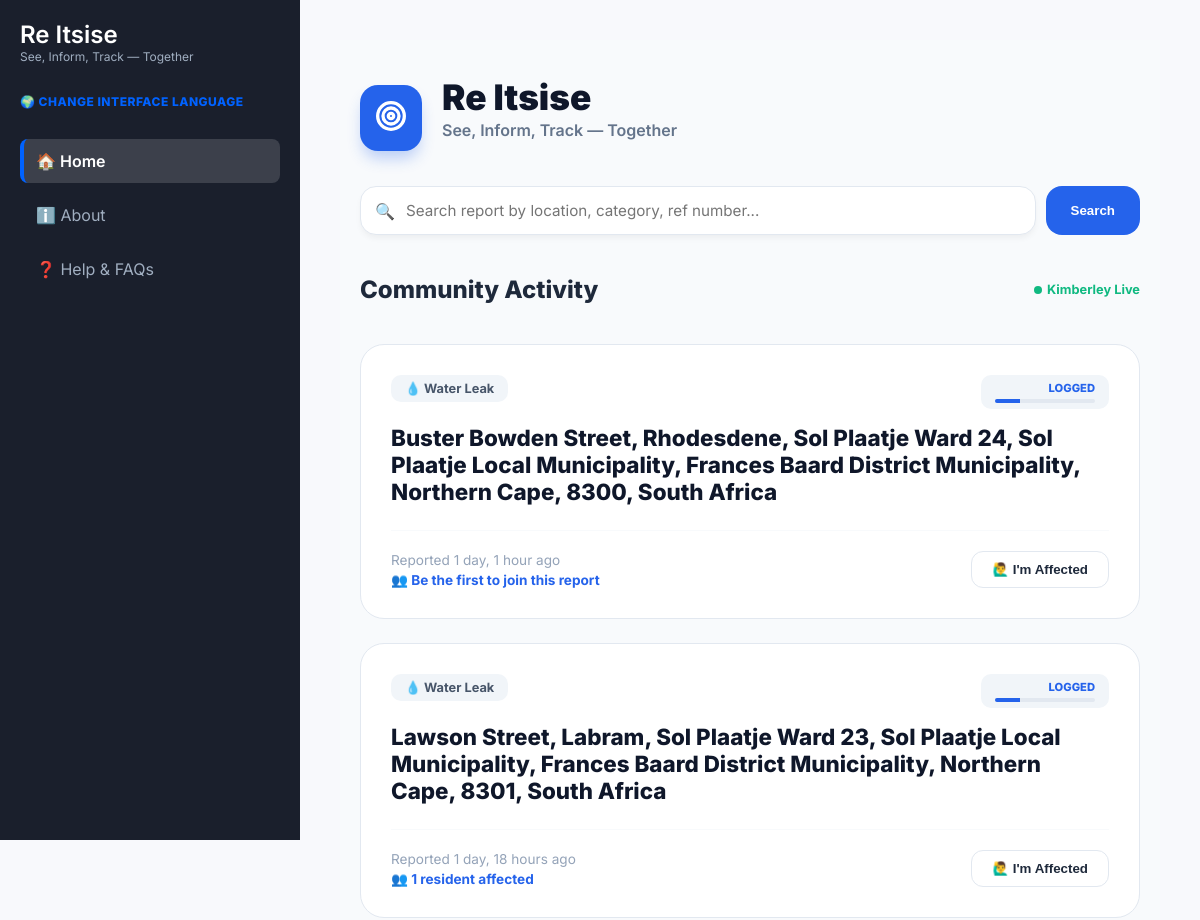
Before: / (upper part) with the older database file.
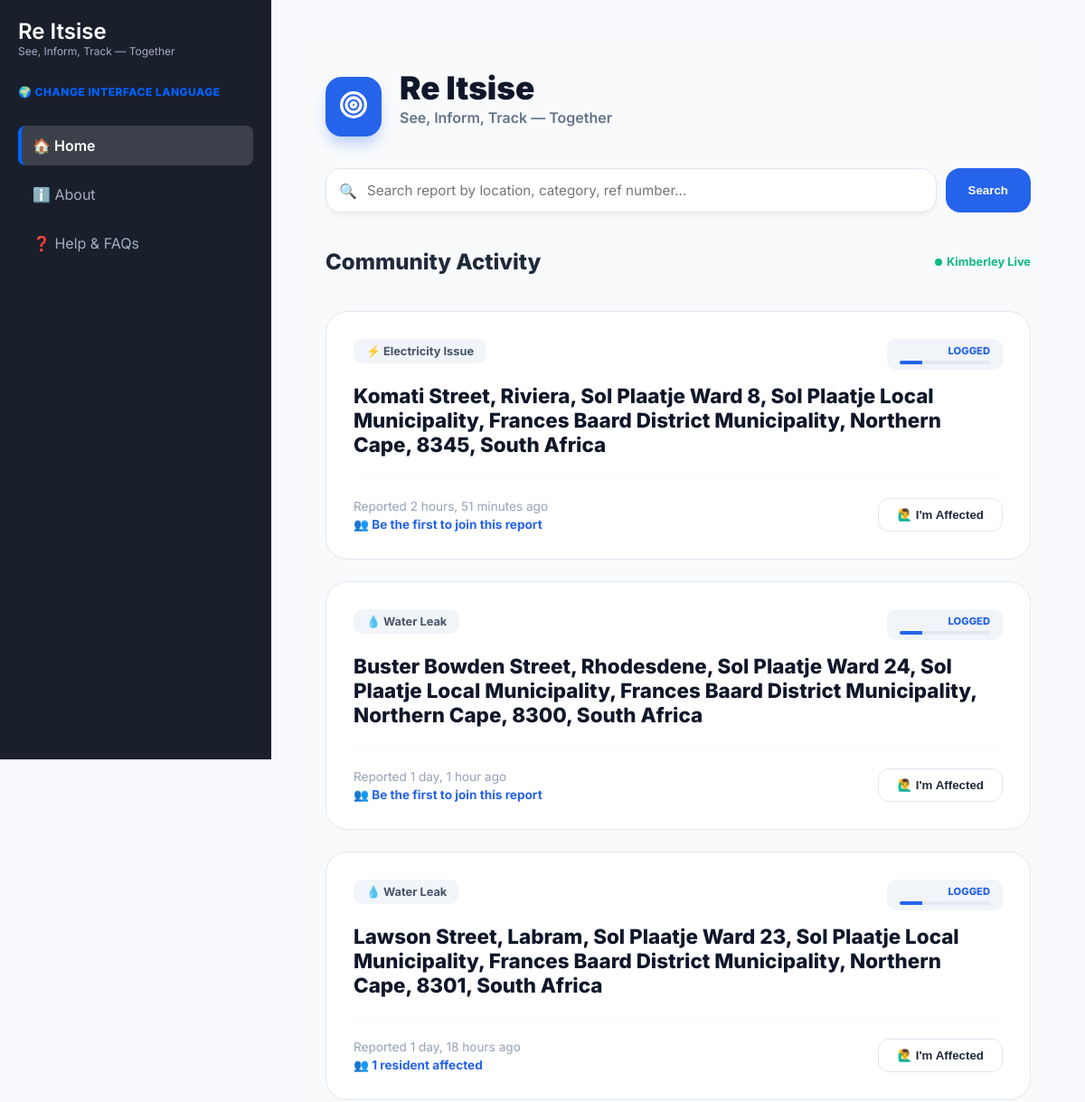
After: the same page with the newer database file.
### map/models.py (models this page shows, shortened)
class Fault(models.Model):
    CATEGORY_CHOICES = [
        ('ELEC', '⚡ Electricity'),
        ('WLEAK', '💧 Water Leak'),
        ('BPIPE', '🌊 Burst Pipe'),
        ('MHOLE', '🕳️ Missing Manhole'),
        ('RUBBL', '🏗️ Rubble'),
        ('STORM', '⛈️ Storm Water'),
        ('SANI', '🚽 Sanitation'),
        ('POTH', '🚧 Pothole'),
        ('OTHER', '🌳 Other')
    ]
    ref_number = models.CharField(max_length=12, unique=True, null=True, blank=True, editable=False)
    full_name = models.CharField(max_length=150)
    cellphone = models.CharField(max_length=15)
    category = models.CharField(max_length=10, choices=CATEGORY_CHOICES)
    location_address = models.TextField()
    latitude = models.DecimalField(max_digits=12, decimal_places=9, null=True, blank=True)
    longitude = models.DecimalField(max_digits=12, decimal_places=9, null=True, blank=True)
    description = models.TextField(blank=True, null=True)
    image = models.ImageField(upload_to='fault_images/', null=True, blank=True)
    audio_report = models.FileField(upload_to='fault_audio/', null=True, blank=True)
    status = models.CharField(max_length=10, default='LOG', choices=[
        ('LOG', 'Logged'),
        ('DIS', 'Dispatched'),
        ('PROG', 'In Progress'),
        ('RES', 'Resolved')
    ])
    date_reported = models.DateTimeField(auto_now_add=True)
    class Meta:
        ordering = ['-date_reported']

### map/views.py (the view, shortened to what this page needs)
# urls.py: path('', views.explorer_map, name='explorer_map'),
def explorer_map(request):
    query = request.GET.get('search', '').strip()
    faults = Fault.objects.all().order_by('-date_reported')
    return render(request, 'map/index.html', {'faults': faults})

### map/templates/map/index.html (shortened to what the changed rows need)
{% extends 'base.html' %} {% block content %}
<div
  class="container"
  style="
    padding: 0 20px;
    max-width: 1000px;
    margin: 0 auto;
    font-family: &quot;Inter&quot;, sans-serif;
    background-color: #f8fafc;
    min-height: 100vh;
    position: relative;
  "
>
  <header style="padding: 40px 0 20px 0">
  <div style="display: flex; align-items: center; gap: 20px; margin-bottom: 30px">
    <div>
      <h1 style="font-weight: 900; color: #0f172a; font-size: 2.2rem; margin: 0; line-height: 1;">
        Re Itsise
      </h1>
    </div>
  </div>
<div style="display: flex; justify-content: space-between; align-items: center; max-width: 800px; margin: 0 auto 20px auto;">
    <h2 style="font-size: 1.5rem; font-weight: 800; color: #1e293b; margin: 0">
        Community Activity
    </h2>
</div>
</header>
  <main style="max-width: 800px; margin: 0 auto; padding-bottom: 120px">
    {% for fault in faults %}
    <div
      class="report-card"
      style="
        background: white;
        border: 1px solid #e2e8f0;
        border-radius: 24px;
        padding: 30px;
        margin-bottom: 24px;
        position: relative;
      "
    >
      <div
        style="
          display: flex;
          justify-content: space-between;
          align-items: flex-start;
          margin-bottom: 15px;
        "
      >
      <span style="background: #f1f5f9; color: #475569; padding: 6px 14px; border-radius: 10px; font-weight: 700; font-size: 0.8rem; display: inline-flex; align-items: center; gap: 6px;">
    {% if fault.category == 'WLEAK' %}
        💧 Water Leak
    {% elif fault.category == 'BPIPE' %}
        🛠️ Burst Pipe
    {% elif fault.category == 'ELEC' %}
        ⚡ Electricity Issue
    {% elif fault.category == 'POTH' %}
        🕳️ Pothole
    {% elif fault.category == 'SEWER' %}
        🏗️ Sewerage Leak
    {% else %}
        ⚠️ {{ fault.category }}
    {% endif %}
</span>
        <span
          style="
            background: #f1f5f9;
            color: #475569;
            padding: 6px 14px;
            border-radius: 10px;
            font-weight: 700;
            font-size: 0.8rem;
            display: inline-flex;
            align-items: center;
            gap: 6px;
          "
        >
       <div style="display: flex; flex-direction: column; align-items: flex-end;">
    {% if fault.status == 'LOG' %}
        <span style="color: #2563eb; font-size: 0.7rem; font-weight: 800; text-transform: uppercase;">Logged</span>
        {% elif fault.status == 'DIS' %}
        <span style="color: #2563eb; font-size: 0.7rem; font-weight: 800; text-transform: uppercase;">Dispatched</span>
    {% elif fault.status == 'PROG' %}
        <span style="color: #2563eb; font-size: 0.7rem; font-weight: 800; text-transform: uppercase;">In Progress</span>
    {% elif fault.status == 'RES' %}
        <span style="color: #2563eb; font-size: 0.7rem; font-weight: 800; text-transform: uppercase;">Resolved</span>
    {% endif %}
    <div style="width: 100px; height: 4px; background: #e2e8f0; border-radius: 10px; margin-top: 4px; overflow: hidden;">
        {% if fault.status == 'LOG' %}
            <div style="width: 25%; height: 100%; background: #2563eb;"></div>
            {% elif fault.status == 'DIS' %}
            <div style="width: 50%; height: 100%; background: #2563eb;"></div>
        {% elif fault.status == 'PROG' %}
            <div style="width: 75%; height: 100%; background: #2563eb;"></div>
        {% elif fault.status == 'RES' %}
            <div style="width: 100%; height: 100%; background: #2563eb;"></div>
        {% endif %}
    </div>
</div>
      </div>
      <h3 style="margin: 0 0 10px 0; font-size: 1.4rem; color: #0f172a; font-weight: 800;">
    {{ fault.location_address }}
</h3>
<div style="display: flex; justify-content: space-between; align-items: center; padding-top: 20px; border-top: 1px solid #f8fafc;">
    <div style="display: flex; flex-direction: column; gap: 4px;">
        <span style="color: #94a3b8; font-size: 0.85rem">
            Reported {{ fault.date_reported|timesince }} ago
        </span>
        <span style="color: #2563eb; font-size: 0.85rem; font-weight: 700; display: flex; align-items: center; gap: 5px;">
            👥
            {% if fault.affected_residents.count > 0 %}
                {{ fault.affected_residents.count }} resident{{ fault.affected_residents.count|pluralize }} affected
            {% else %}
                Be the first to join this report
            {% endif %}
        </span>
    </div>
    <button
        onclick="openModal('{{ fault.id }}')"
        style="background: #ffffff; border: 1px solid #e2e8f0; color: #1e293b; padding: 10px 20px; border-radius: 12px; font-weight: 700; cursor: pointer;"
    >
        🙋‍♂️ I'm Affected
    </button>
</div>
    </div>
    {% empty %}
    <div style="text-align: center; padding: 40px; color: #94a3b8">
      <p>No reports found in your area yet.</p>
    </div>
    {% endfor %}
  </main>
</div>
{% endblock %}

Changed rows visible on the page:
added Fault: category "⚡ Electricity Issue", status "LOGGED", location_address "Komati Street, Riviera, Sol Plaatje Ward 8, Sol Plaatje Local Municipality, Frances Baard District Municipality, Northern Cape, 8345, South Africa", date_reported "2 hours, 51 minutes", shows "Be the first to join this report"
